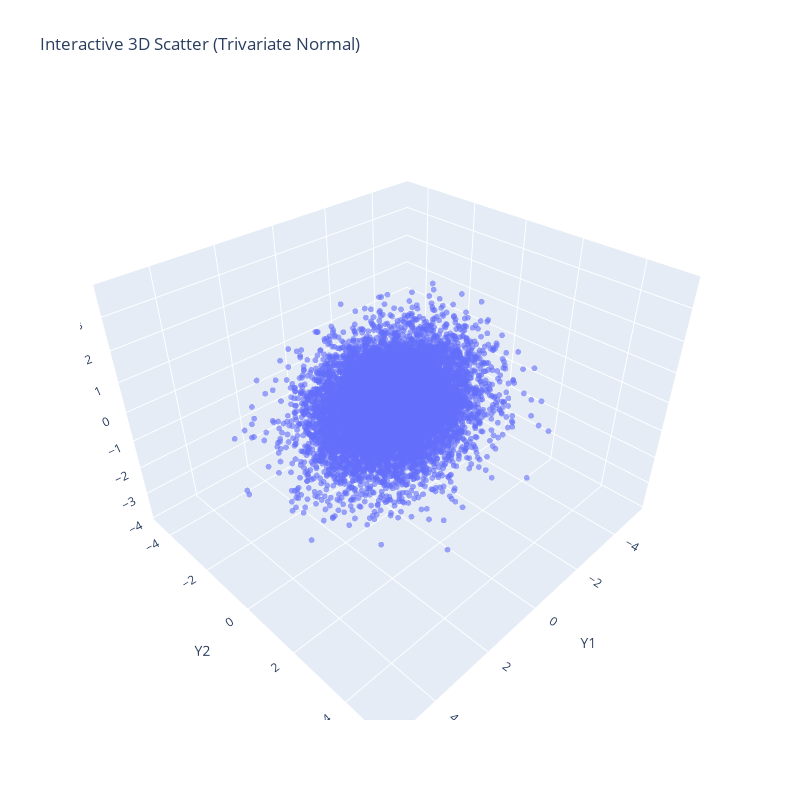

Source (notebook cell):
### Markdown cell above
## Challenge exercise

### Code cell
import numpy as np
import matplotlib.pyplot as plt
from mpl_toolkits.mplot3d import Axes3D
import plotly.graph_objects as go
from ipywidgets import interact, FloatSlider

# Generate a covariance matrix C（symmetric and positive definite）
C = np.array([[2.0, 0.5, 0.3],
              [0.5, 1.5, 0.4],
              [0.3, 0.4, 1.0]])  # Cij=Cov(Xi,Xj)=E[(Xi−μi)(Xj−μj)]

# C = A @ A.T
A = np.linalg.cholesky(C)

# Generate three independent varables X ~ N(0, I)
n_samples = 10000
X = np.random.randn(3, n_samples)  # shape (3, N)

# Linear transform Y = A X ⇒ Y ~ N(0, C)
Y0 = A @ X
Y = Y0.T

# Vertify covariance
print("Theoretical covariance matrix C：\n", C)
print("\nSample covariance matrix：\n", np.cov(Y.T))    #Each row is considered a trial value

# Plot 
fig = plt.figure(figsize=(8, 6))
ax = fig.add_subplot(111, projection='3d')
ax.scatter(Y[:, 0], Y[:, 1], Y[:, 2], s=2, alpha=0.1)
ax.set_xlabel('Y1')
ax.set_ylabel('Y2')
ax.set_zlabel('Y3')
plt.title("Trivariate Normal Samples")
plt.tight_layout()
plt.show()

# 3D interactive
fig = go.Figure(data=[go.Scatter3d(
    x=Y0[0], y=Y0[1], z=Y0[2],
    mode='markers',
    marker=dict(size=2, opacity=0.6)
)])

fig.update_layout(scene=dict(
    xaxis_title='Y1',
    yaxis_title='Y2',
    zaxis_title='Y3'),
    title='Interactive 3D Scatter (Trivariate Normal)',
    width=800,
    height=800              
)
fig.show()

### Figure 1 — Plotly figure (JSON) as saved in the notebook; plotly's stock layout.template omitted (floating-point values rounded to 4 significant figures; data arrays with more than 128 entries replaced by an {"elided": "..."} marker saying what was removed)
{"data": [{"marker": {"opacity": 0.6, "size": 2}, "mode": "markers", "type": "scatter3d", "x": {"elided": "10000 float values"}, "y": {"elided": "10000 float values"}, "z": {"elided": "10000 float values"}}], "layout": {"height": 800, "scene": {"xaxis": {"title": {"text": "Y1"}}, "yaxis": {"title": {"text": "Y2"}}, "zaxis": {"title": {"text": "Y3"}}}, "title": {"text": "Interactive 3D Scatter (Trivariate Normal)"}, "width": 800}}
